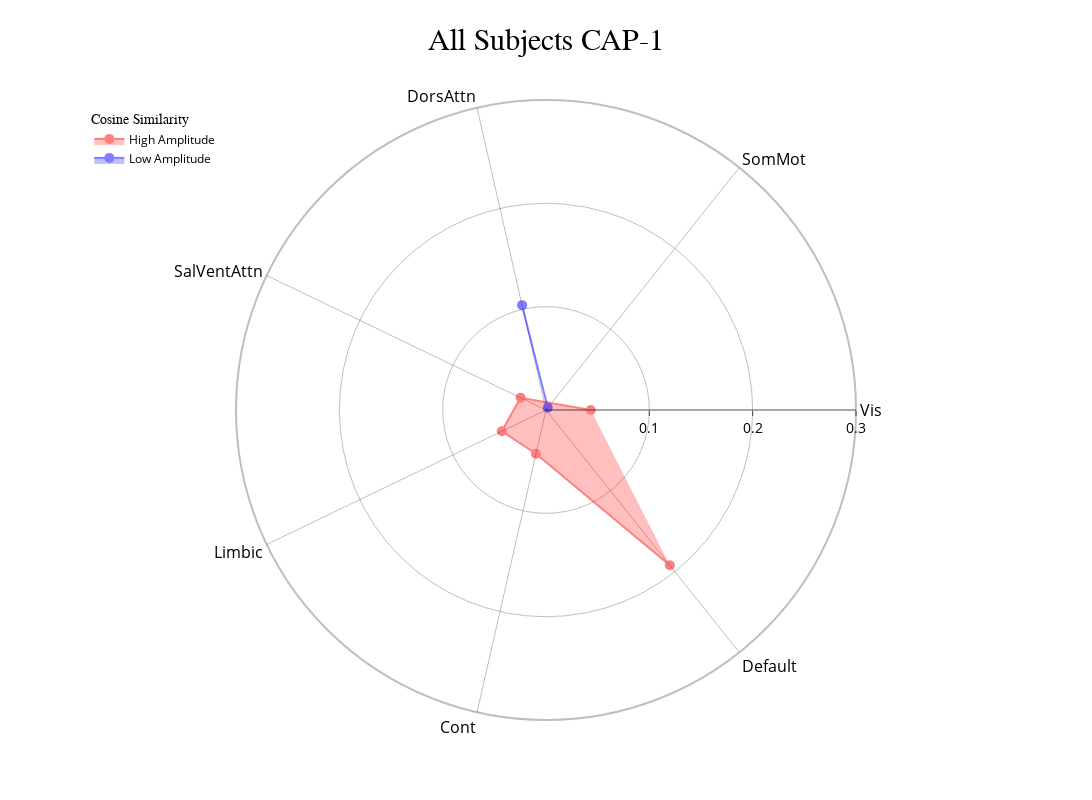
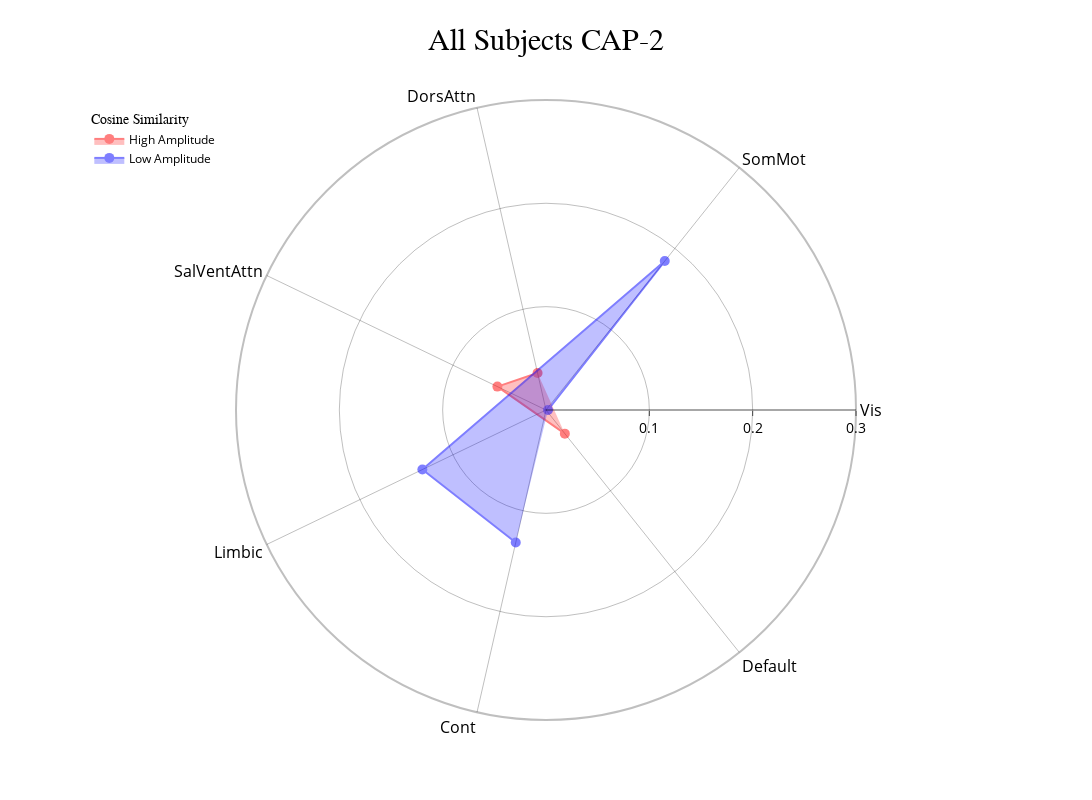
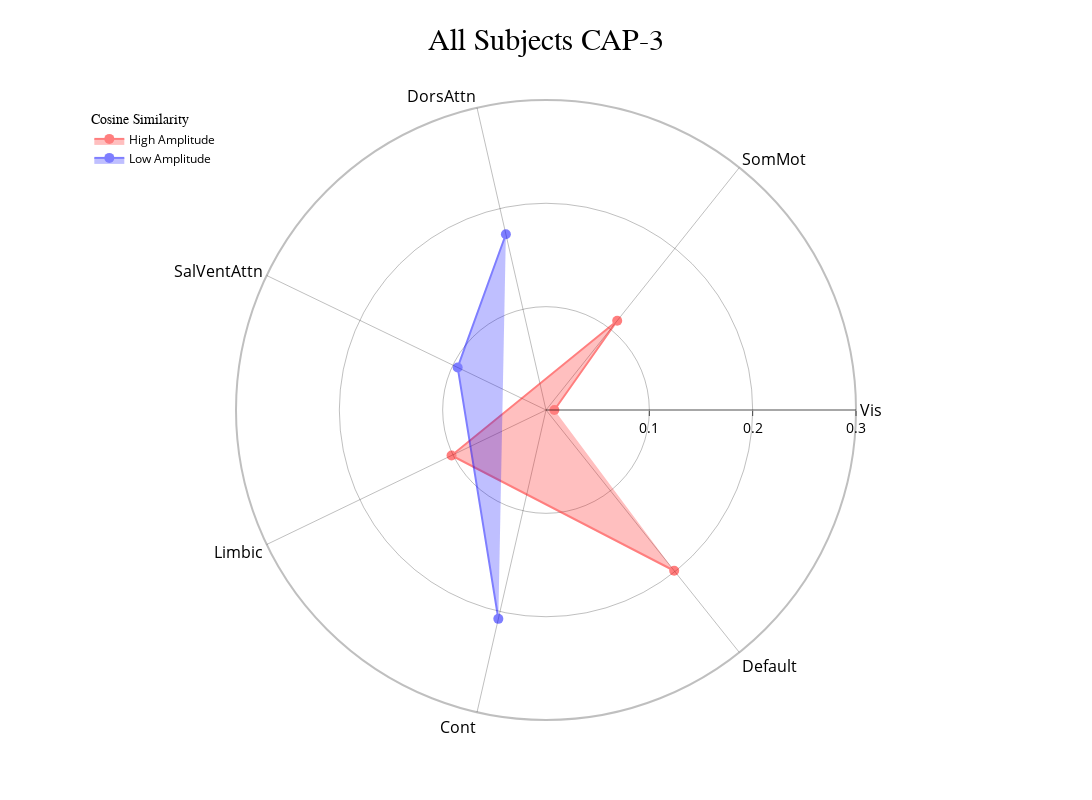
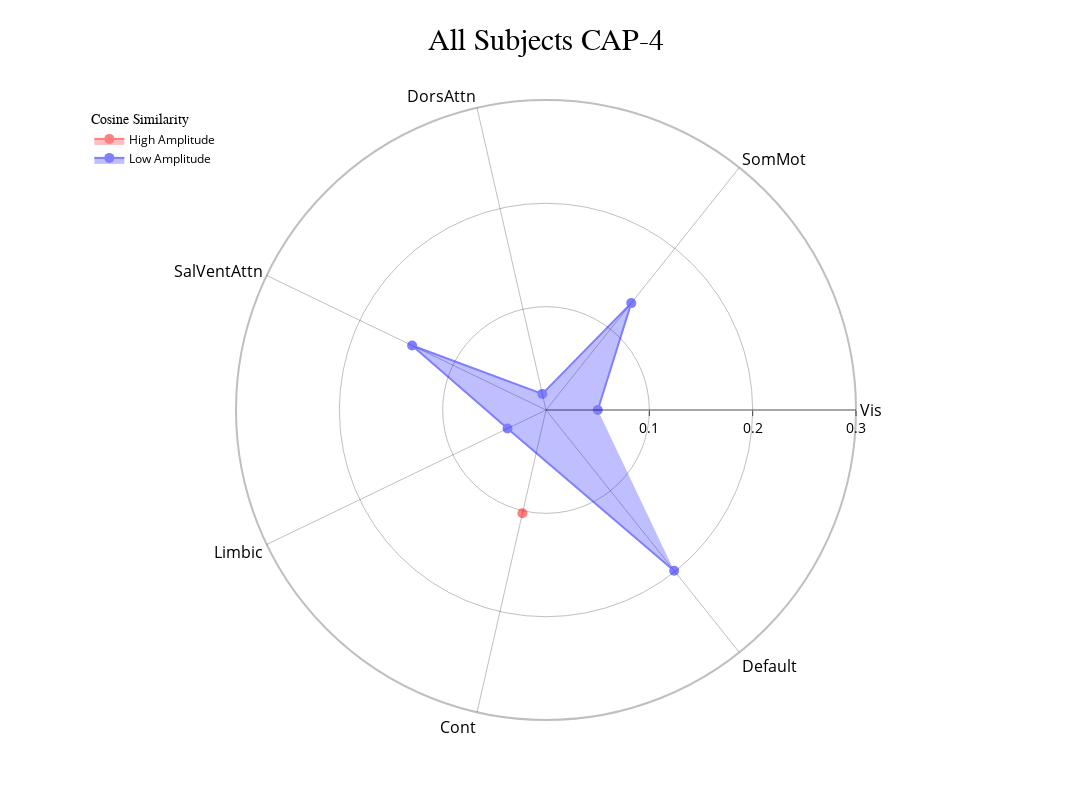

The cell these charts' notebook holds for them, in order:
### Code cell
radialaxis={"showline": True, "linewidth": 2, "linecolor": "rgba(0, 0, 0, 0.25)", "gridcolor": "rgba(0, 0, 0, 0.25)", "ticks": "outside" , "tickfont": {"size": 14, "color": "black"},
"range": [0,0.3], "tickvals": [0.1,0.2,0.3]}
#cap_analysis.caps2radar(radialaxis=radialaxis, fill="toself", scattersize=10, output_dir = output_dir)
cap_analysis.caps2radar(radialaxis=radialaxis, fill="toself", scattersize=10)

### Figure 1 — Plotly figure (JSON) as saved in the notebook; plotly's stock layout.template omitted (floating-point values rounded to 4 significant figures)
{"data": [{"connectgaps": true, "fill": "toself", "marker": {"color": "rgba(255, 0, 0, 1)", "size": 10}, "name": "High Amplitude", "opacity": 0.5, "r": [0.04331, null, null, 0.02732, 0.04748, 0.04344, 0.1922], "theta": ["Vis", "SomMot", "DorsAttn", "SalVentAttn", "Limbic", "Cont", "Default"], "type": "scatterpolar"}, {"connectgaps": true, "fill": "toself", "marker": {"color": "rgba(0, 0, 255, 1)", "size": 10}, "name": "Low Amplitude", "opacity": 0.5, "r": [null, 0.002742, 0.1041, null, null, null, null], "theta": ["Vis", "SomMot", "DorsAttn", "SalVentAttn", "Limbic", "Cont", "Default"], "type": "scatterpolar"}], "layout": {"height": 800, "legend": {"font": {"color": "black", "size": 12}, "title": {"font": {"family": "Times New Roman"}, "text": "Cosine Similarity"}, "x": 0.01, "xanchor": "left", "y": 0.99, "yanchor": "top"}, "polar": {"angularaxis": {"gridcolor": "rgba(0, 0, 0, 0.25)", "linecolor": "rgba(0, 0, 0, 0.25)", "linewidth": 2, "showline": true, "tickfont": {"color": "black", "size": 16}}, "bgcolor": "white", "radialaxis": {"gridcolor": "rgba(0, 0, 0, 0.25)", "linecolor": "rgba(0, 0, 0, 0.25)", "linewidth": 2, "range": [0, 0.3], "showline": true, "tickfont": {"color": "black", "size": 14}, "ticks": "outside", "tickvals": [0.1, 0.2, 0.3]}}, "title": {"font": {"color": "black", "family": "Times New Roman", "size": 30}, "text": "All Subjects CAP-1", "x": 0.5}, "width": 1200}}

### Figure 2 — Plotly figure (JSON) as saved in the notebook; plotly's stock layout.template omitted (floating-point values rounded to 4 significant figures)
{"data": [{"connectgaps": true, "fill": "toself", "marker": {"color": "rgba(255, 0, 0, 1)", "size": 10}, "name": "High Amplitude", "opacity": 0.5, "r": [null, null, 0.03675, 0.0522, null, null, 0.02925], "theta": ["Vis", "SomMot", "DorsAttn", "SalVentAttn", "Limbic", "Cont", "Default"], "type": "scatterpolar"}, {"connectgaps": true, "fill": "toself", "marker": {"color": "rgba(0, 0, 255, 1)", "size": 10}, "name": "Low Amplitude", "opacity": 0.5, "r": [0.001933, 0.1843, null, null, 0.1328, 0.1316, null], "theta": ["Vis", "SomMot", "DorsAttn", "SalVentAttn", "Limbic", "Cont", "Default"], "type": "scatterpolar"}], "layout": {"height": 800, "legend": {"font": {"color": "black", "size": 12}, "title": {"font": {"family": "Times New Roman"}, "text": "Cosine Similarity"}, "x": 0.01, "xanchor": "left", "y": 0.99, "yanchor": "top"}, "polar": {"angularaxis": {"gridcolor": "rgba(0, 0, 0, 0.25)", "linecolor": "rgba(0, 0, 0, 0.25)", "linewidth": 2, "showline": true, "tickfont": {"color": "black", "size": 16}}, "bgcolor": "white", "radialaxis": {"gridcolor": "rgba(0, 0, 0, 0.25)", "linecolor": "rgba(0, 0, 0, 0.25)", "linewidth": 2, "range": [0, 0.3], "showline": true, "tickfont": {"color": "black", "size": 14}, "ticks": "outside", "tickvals": [0.1, 0.2, 0.3]}}, "title": {"font": {"color": "black", "family": "Times New Roman", "size": 30}, "text": "All Subjects CAP-2", "x": 0.5}, "width": 1200}}

### Figure 3 — Plotly figure (JSON) as saved in the notebook; plotly's stock layout.template omitted (floating-point values rounded to 4 significant figures)
{"data": [{"connectgaps": true, "fill": "toself", "marker": {"color": "rgba(255, 0, 0, 1)", "size": 10}, "name": "High Amplitude", "opacity": 0.5, "r": [0.00811, 0.1105, null, null, 0.1015, null, 0.199], "theta": ["Vis", "SomMot", "DorsAttn", "SalVentAttn", "Limbic", "Cont", "Default"], "type": "scatterpolar"}, {"connectgaps": true, "fill": "toself", "marker": {"color": "rgba(0, 0, 255, 1)", "size": 10}, "name": "Low Amplitude", "opacity": 0.5, "r": [null, null, 0.1745, 0.09488, null, 0.2073, null], "theta": ["Vis", "SomMot", "DorsAttn", "SalVentAttn", "Limbic", "Cont", "Default"], "type": "scatterpolar"}], "layout": {"height": 800, "legend": {"font": {"color": "black", "size": 12}, "title": {"font": {"family": "Times New Roman"}, "text": "Cosine Similarity"}, "x": 0.01, "xanchor": "left", "y": 0.99, "yanchor": "top"}, "polar": {"angularaxis": {"gridcolor": "rgba(0, 0, 0, 0.25)", "linecolor": "rgba(0, 0, 0, 0.25)", "linewidth": 2, "showline": true, "tickfont": {"color": "black", "size": 16}}, "bgcolor": "white", "radialaxis": {"gridcolor": "rgba(0, 0, 0, 0.25)", "linecolor": "rgba(0, 0, 0, 0.25)", "linewidth": 2, "range": [0, 0.3], "showline": true, "tickfont": {"color": "black", "size": 14}, "ticks": "outside", "tickvals": [0.1, 0.2, 0.3]}}, "title": {"font": {"color": "black", "family": "Times New Roman", "size": 30}, "text": "All Subjects CAP-3", "x": 0.5}, "width": 1200}}

### Figure 4 — Plotly figure (JSON) as saved in the notebook; plotly's stock layout.template omitted (floating-point values rounded to 4 significant figures)
{"data": [{"connectgaps": true, "fill": "toself", "marker": {"color": "rgba(255, 0, 0, 1)", "size": 10}, "name": "High Amplitude", "opacity": 0.5, "r": [null, null, null, null, null, 0.1026, null], "theta": ["Vis", "SomMot", "DorsAttn", "SalVentAttn", "Limbic", "Cont", "Default"], "type": "scatterpolar"}, {"connectgaps": true, "fill": "toself", "marker": {"color": "rgba(0, 0, 255, 1)", "size": 10}, "name": "Low Amplitude", "opacity": 0.5, "r": [0.0501, 0.1323, 0.016, 0.1438, 0.04133, null, 0.1989], "theta": ["Vis", "SomMot", "DorsAttn", "SalVentAttn", "Limbic", "Cont", "Default"], "type": "scatterpolar"}], "layout": {"height": 800, "legend": {"font": {"color": "black", "size": 12}, "title": {"font": {"family": "Times New Roman"}, "text": "Cosine Similarity"}, "x": 0.01, "xanchor": "left", "y": 0.99, "yanchor": "top"}, "polar": {"angularaxis": {"gridcolor": "rgba(0, 0, 0, 0.25)", "linecolor": "rgba(0, 0, 0, 0.25)", "linewidth": 2, "showline": true, "tickfont": {"color": "black", "size": 16}}, "bgcolor": "white", "radialaxis": {"gridcolor": "rgba(0, 0, 0, 0.25)", "linecolor": "rgba(0, 0, 0, 0.25)", "linewidth": 2, "range": [0, 0.3], "showline": true, "tickfont": {"color": "black", "size": 14}, "ticks": "outside", "tickvals": [0.1, 0.2, 0.3]}}, "title": {"font": {"color": "black", "family": "Times New Roman", "size": 30}, "text": "All Subjects CAP-4", "x": 0.5}, "width": 1200}}
